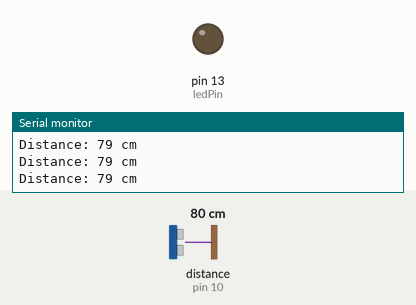
Recording of a sketch running on a simulated Arduino Uno, built with avr-gcc and run on an emulated ATmega328P. Shown: output pins drawn as LEDs (lit = HIGH), the last lines printed to the serial monitor. Wiring (inferred from the names in the program): ultrasonic range finder: trigger pin 9; echo pin 10. Dashed ring = blinking. Inputs (shaded band) come from the test bench; at power-on: distance to the obstacle (sensor on pin 10) 80 cm. The echo pulse lasts 58.3 µs per cm; pins used as bus, display or sensor lines are not drawn.

Above: at 1.2 s.
1.3 s: distance to the obstacle (sensor on pin 10) set to 38 cm
2.8 s: distance to the obstacle (sensor on pin 10) set to 31 cm
At 3.07 s:
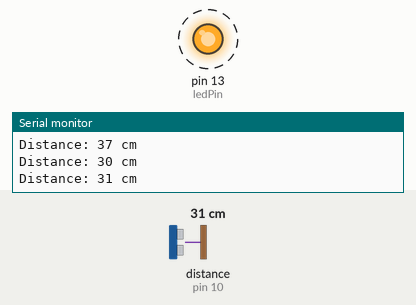
5.8 s: distance to the obstacle (sensor on pin 10) set to 4 cm
At 6.3 s:
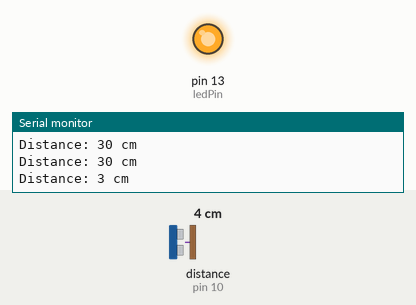
7.3 s: distance to the obstacle (sensor on pin 10) set to 2 cm
Timing chart, 0 to 10.1 s (numbered marks = the images above; inputs shaded):
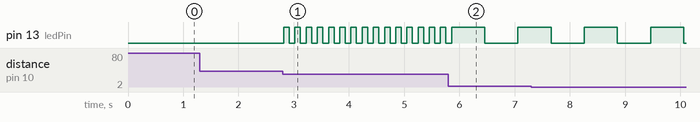

Measured:
- the behaviour switches between 36 and 35 cm on distance to the obstacle (sensor on pin 10) (found by bisection; images 0 and 1)
- after the input at 2.8 s, pin 13 (ledPin): alternates HIGH for 0.10 s and LOW for 0.10 s, starting at once

The sketch:

sketch_aug22a.ino
```cpp
#define  trigPin 9    //trig pin connected to pin 9
#define   echoPin 10    //echo pin is connected pin 10
#define ledPin 13    // led pin is connected to pin 13

long duration;
int distance;

void setup() {
  pinMode(trigPin,OUTPUT);
  pinMode(echoPin,INPUT);
  pinMode(ledPin, OUTPUT);
  Serial.begin(9600);
}

void loop() {
  // Send ultrasonic pulse
  digitalWrite(trigPin, LOW);
  delayMicroseconds(2);
  digitalWrite(trigPin, HIGH);
  delayMicroseconds(10);
  digitalWrite(trigPin, LOW);

  // Measure echo
  duration = pulseIn(echoPin, HIGH);
  distance = duration * 0.0343 / 2;              // Convert to cm

  Serial.print("Distance: ");
  Serial.print(distance);
  Serial.println(" cm");
  if (distance < 2 || distance > 440) {
                                              // Out of range  LED off
    analogWrite(ledPin, 0);
  }

  else if (distance>=2 && distance <= 10) {
                                              //led blink fast and intensity is high
    analogWrite(ledPin, 255);
    digitalWrite(ledPin, HIGH);
    delay(600);
    digitalWrite(ledPin, LOW);
    delay(600);
  }
  else if (distance > 10 && distance <= 20) {
                                            // led blink decrease and intensity medium
    analogWrite(ledPin, 170);
    digitalWrite(ledPin, HIGH);
    delay(300);
    digitalWrite(ledPin, LOW);
    delay(300);
  }
  else if (distance>20 && distance <= 34) {
                                          // led blink high and intensity very high
    analogWrite(ledPin, 100);
    digitalWrite(ledPin, HIGH);
    delay(100);
    digitalWrite(ledPin, LOW);
    delay(100);
  }

}
```
